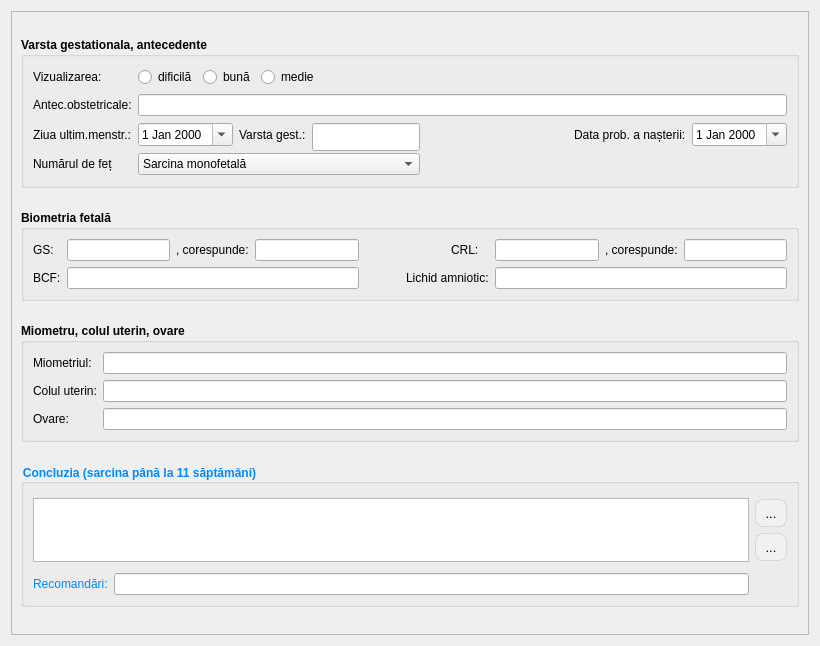
<?xml version="1.0" encoding="UTF-8"?>
<ui version="4.0">
 <class>ReportPageGestation0</class>
 <widget class="QWidget" name="ReportPageGestation0">
  <property name="geometry">
   <rect>
    <x>0</x>
    <y>0</y>
    <width>820</width>
    <height>646</height>
   </rect>
  </property>
  <property name="windowTitle">
   <string>Form</string>
  </property>
  <layout class="QGridLayout" name="gridLayout_33">
   <item row="0" column="0">
    <widget class="QScrollArea" name="scrollArea_gestation0">
     <property name="widgetResizable">
      <bool>true</bool>
     </property>
     <widget class="QWidget" name="scrollAreaWidgetContents_gestation0">
      <property name="geometry">
       <rect>
        <x>0</x>
        <y>0</y>
        <width>800</width>
        <height>626</height>
       </rect>
      </property>
      <layout class="QGridLayout" name="gridLayout_40">
       <item row="2" column="0">
        <widget class="QGroupBox" name="groupBox_23">
         <property name="sizePolicy">
          <sizepolicy hsizetype="Preferred" vsizetype="Fixed">
           <horstretch>0</horstretch>
           <verstretch>0</verstretch>
          </sizepolicy>
         </property>
         <property name="font">
          <font>
           <family>Segoe UI</family>
           <bold>true</bold>
          </font>
         </property>
         <property name="title">
          <string>Miometru, colul uterin, ovare</string>
         </property>
         <layout class="QGridLayout" name="gridLayout_38">
          <item row="2" column="0">
           <widget class="QLabel" name="label_96">
            <property name="font">
             <font>
              <family>Segoe UI</family>
              <bold>false</bold>
             </font>
            </property>
            <property name="text">
             <string>Ovare:</string>
            </property>
           </widget>
          </item>
          <item row="0" column="0">
           <widget class="QLabel" name="label_94">
            <property name="font">
             <font>
              <family>Segoe UI</family>
              <bold>false</bold>
             </font>
            </property>
            <property name="text">
             <string>Miometriul:</string>
            </property>
           </widget>
          </item>
          <item row="1" column="0">
           <widget class="QLabel" name="label_95">
            <property name="font">
             <font>
              <family>Segoe UI</family>
              <bold>false</bold>
             </font>
            </property>
            <property name="text">
             <string>Colul uterin:</string>
            </property>
           </widget>
          </item>
          <item row="1" column="2">
           <widget class="QLineEdit" name="gestation0_cervix">
            <property name="font">
             <font>
              <family>Segoe UI</family>
              <bold>false</bold>
             </font>
            </property>
           </widget>
          </item>
          <item row="0" column="2">
           <widget class="QLineEdit" name="gestation0_miometer">
            <property name="font">
             <font>
              <family>Segoe UI</family>
              <bold>false</bold>
             </font>
            </property>
           </widget>
          </item>
          <item row="2" column="2">
           <widget class="QLineEdit" name="gestation0_ovary">
            <property name="font">
             <font>
              <family>Segoe UI</family>
              <bold>false</bold>
             </font>
            </property>
           </widget>
          </item>
         </layout>
        </widget>
       </item>
       <item row="1" column="0">
        <widget class="QGroupBox" name="groupBox_22">
         <property name="sizePolicy">
          <sizepolicy hsizetype="Expanding" vsizetype="Fixed">
           <horstretch>0</horstretch>
           <verstretch>0</verstretch>
          </sizepolicy>
         </property>
         <property name="font">
          <font>
           <family>Segoe UI</family>
           <bold>true</bold>
          </font>
         </property>
         <property name="title">
          <string>Biometria fetală</string>
         </property>
         <layout class="QGridLayout" name="gridLayout_39">
          <item row="0" column="0">
           <widget class="QLabel" name="label_90">
            <property name="font">
             <font>
              <family>Segoe UI</family>
              <bold>false</bold>
             </font>
            </property>
            <property name="text">
             <string>GS:</string>
            </property>
           </widget>
          </item>
          <item row="0" column="10">
           <widget class="QLineEdit" name="gestation0_CRL_age">
            <property name="font">
             <font>
              <family>Segoe UI</family>
              <bold>false</bold>
             </font>
            </property>
           </widget>
          </item>
          <item row="0" column="2">
           <widget class="QLineEdit" name="gestation0_GS_dimens">
            <property name="font">
             <font>
              <family>Segoe UI</family>
              <bold>false</bold>
             </font>
            </property>
           </widget>
          </item>
          <item row="0" column="3">
           <widget class="QLabel" name="label_91">
            <property name="font">
             <font>
              <family>Segoe UI</family>
              <bold>false</bold>
             </font>
            </property>
            <property name="text">
             <string>, corespunde:</string>
            </property>
           </widget>
          </item>
          <item row="0" column="8">
           <widget class="QLineEdit" name="gestation0_CRL_dimens">
            <property name="font">
             <font>
              <family>Segoe UI</family>
              <bold>false</bold>
             </font>
            </property>
           </widget>
          </item>
          <item row="0" column="7">
           <widget class="QLabel" name="label_92">
            <property name="font">
             <font>
              <family>Segoe UI</family>
              <bold>false</bold>
             </font>
            </property>
            <property name="text">
             <string>CRL:</string>
            </property>
           </widget>
          </item>
          <item row="1" column="6" colspan="2">
           <widget class="QLabel" name="label_89">
            <property name="font">
             <font>
              <family>Segoe UI</family>
              <bold>false</bold>
             </font>
            </property>
            <property name="text">
             <string>Lichid amniotic:</string>
            </property>
           </widget>
          </item>
          <item row="1" column="8" colspan="3">
           <widget class="QLineEdit" name="gestation0_liquid_amniotic">
            <property name="font">
             <font>
              <family>Segoe UI</family>
              <bold>false</bold>
             </font>
            </property>
           </widget>
          </item>
          <item row="0" column="4">
           <widget class="QLineEdit" name="gestation0_GS_age">
            <property name="font">
             <font>
              <family>Segoe UI</family>
              <bold>false</bold>
             </font>
            </property>
           </widget>
          </item>
          <item row="1" column="0">
           <widget class="QLabel" name="label_88">
            <property name="font">
             <font>
              <family>Segoe UI</family>
              <bold>false</bold>
             </font>
            </property>
            <property name="text">
             <string>BCF:</string>
            </property>
           </widget>
          </item>
          <item row="0" column="9">
           <widget class="QLabel" name="label_93">
            <property name="font">
             <font>
              <family>Segoe UI</family>
              <bold>false</bold>
             </font>
            </property>
            <property name="text">
             <string>, corespunde:</string>
            </property>
           </widget>
          </item>
          <item row="1" column="5">
           <spacer name="horizontalSpacer_32">
            <property name="orientation">
             <enum>Qt::Orientation::Horizontal</enum>
            </property>
            <property name="sizeHint" stdset="0">
             <size>
              <width>40</width>
              <height>20</height>
             </size>
            </property>
           </spacer>
          </item>
          <item row="0" column="5" colspan="2">
           <spacer name="horizontalSpacer_18">
            <property name="orientation">
             <enum>Qt::Orientation::Horizontal</enum>
            </property>
            <property name="sizeHint" stdset="0">
             <size>
              <width>66</width>
              <height>20</height>
             </size>
            </property>
           </spacer>
          </item>
          <item row="1" column="2" colspan="3">
           <widget class="QLineEdit" name="gestation0_BCF">
            <property name="font">
             <font>
              <family>Segoe UI</family>
              <bold>false</bold>
             </font>
            </property>
           </widget>
          </item>
         </layout>
        </widget>
       </item>
       <item row="0" column="0">
        <widget class="QGroupBox" name="groupBox_21">
         <property name="sizePolicy">
          <sizepolicy hsizetype="Expanding" vsizetype="Fixed">
           <horstretch>0</horstretch>
           <verstretch>0</verstretch>
          </sizepolicy>
         </property>
         <property name="font">
          <font>
           <family>Segoe UI</family>
           <bold>true</bold>
          </font>
         </property>
         <property name="title">
          <string>Varsta gestationala, antecedente</string>
         </property>
         <layout class="QGridLayout" name="gridLayout_36">
          <item row="3" column="10">
           <widget class="QDateEdit" name="gestation0_probableDateBirth">
            <property name="font">
             <font>
              <family>Segoe UI</family>
              <bold>false</bold>
             </font>
            </property>
            <property name="calendarPopup">
             <bool>true</bool>
            </property>
           </widget>
          </item>
          <item row="3" column="0">
           <widget class="QLabel" name="label_173">
            <property name="font">
             <font>
              <family>Segoe UI</family>
              <bold>false</bold>
             </font>
            </property>
            <property name="text">
             <string>Ziua ultim.menstr.:</string>
            </property>
           </widget>
          </item>
          <item row="3" column="5" colspan="3">
           <widget class="QLineEdit" name="gestation0_gestation">
            <property name="sizePolicy">
             <sizepolicy hsizetype="Expanding" vsizetype="Ignored">
              <horstretch>0</horstretch>
              <verstretch>0</verstretch>
             </sizepolicy>
            </property>
            <property name="minimumSize">
             <size>
              <width>0</width>
              <height>28</height>
             </size>
            </property>
            <property name="font">
             <font>
              <family>Segoe UI</family>
              <bold>false</bold>
             </font>
            </property>
           </widget>
          </item>
          <item row="1" column="0">
           <widget class="QLabel" name="label_86">
            <property name="font">
             <font>
              <family>Segoe UI</family>
              <bold>false</bold>
             </font>
            </property>
            <property name="text">
             <string>Antec.obstetricale:</string>
            </property>
           </widget>
          </item>
          <item row="3" column="4">
           <widget class="QLabel" name="label_87">
            <property name="sizePolicy">
             <sizepolicy hsizetype="Preferred" vsizetype="Preferred">
              <horstretch>0</horstretch>
              <verstretch>0</verstretch>
             </sizepolicy>
            </property>
            <property name="font">
             <font>
              <family>Segoe UI</family>
              <bold>false</bold>
             </font>
            </property>
            <property name="text">
             <string>Varsta gest.:</string>
            </property>
           </widget>
          </item>
          <item row="0" column="0">
           <widget class="QLabel" name="label_97">
            <property name="font">
             <font>
              <family>Segoe UI</family>
              <bold>false</bold>
             </font>
            </property>
            <property name="text">
             <string>Vizualizarea:</string>
            </property>
           </widget>
          </item>
          <item row="3" column="9">
           <widget class="QLabel" name="label_164">
            <property name="font">
             <font>
              <family>Segoe UI</family>
              <bold>false</bold>
             </font>
            </property>
            <property name="text">
             <string>Data prob. a nașterii:</string>
            </property>
           </widget>
          </item>
          <item row="3" column="3">
           <widget class="QDateEdit" name="gestation0_LMP">
            <property name="font">
             <font>
              <family>Segoe UI</family>
              <bold>false</bold>
             </font>
            </property>
            <property name="calendarPopup">
             <bool>true</bool>
            </property>
           </widget>
          </item>
          <item row="3" column="8">
           <spacer name="horizontalSpacer_14">
            <property name="orientation">
             <enum>Qt::Orientation::Horizontal</enum>
            </property>
            <property name="sizeHint" stdset="0">
             <size>
              <width>40</width>
              <height>20</height>
             </size>
            </property>
           </spacer>
          </item>
          <item row="4" column="0">
           <widget class="QLabel" name="label">
            <property name="font">
             <font>
              <family>Segoe UI</family>
              <bold>false</bold>
             </font>
            </property>
            <property name="text">
             <string>Numărul de feț</string>
            </property>
           </widget>
          </item>
          <item row="1" column="3" colspan="8">
           <widget class="QLineEdit" name="gestation0_antecedent">
            <property name="minimumSize">
             <size>
              <width>0</width>
              <height>0</height>
             </size>
            </property>
            <property name="font">
             <font>
              <family>Segoe UI</family>
              <bold>false</bold>
             </font>
            </property>
           </widget>
          </item>
          <item row="0" column="3" colspan="8">
           <layout class="QHBoxLayout" name="horizontalLayout">
            <item>
             <widget class="QRadioButton" name="gestation0_view_difficult">
              <property name="minimumSize">
               <size>
                <width>0</width>
                <height>0</height>
               </size>
              </property>
              <property name="font">
               <font>
                <family>Segoe UI</family>
                <bold>false</bold>
               </font>
              </property>
              <property name="text">
               <string>dificilă</string>
              </property>
             </widget>
            </item>
            <item>
             <widget class="QRadioButton" name="gestation0_view_good">
              <property name="minimumSize">
               <size>
                <width>0</width>
                <height>0</height>
               </size>
              </property>
              <property name="font">
               <font>
                <family>Segoe UI</family>
                <bold>false</bold>
               </font>
              </property>
              <property name="text">
               <string>bună</string>
              </property>
             </widget>
            </item>
            <item>
             <widget class="QRadioButton" name="gestation0_view_medium">
              <property name="minimumSize">
               <size>
                <width>0</width>
                <height>0</height>
               </size>
              </property>
              <property name="font">
               <font>
                <family>Segoe UI</family>
                <bold>false</bold>
               </font>
              </property>
              <property name="text">
               <string>medie</string>
              </property>
             </widget>
            </item>
            <item>
             <spacer name="horizontalSpacer">
              <property name="orientation">
               <enum>Qt::Orientation::Horizontal</enum>
              </property>
              <property name="sizeHint" stdset="0">
               <size>
                <width>40</width>
                <height>20</height>
               </size>
              </property>
             </spacer>
            </item>
           </layout>
          </item>
          <item row="4" column="3" colspan="5">
           <widget class="QComboBox" name="comboMultiplePregnancy">
            <property name="sizePolicy">
             <sizepolicy hsizetype="Expanding" vsizetype="Fixed">
              <horstretch>0</horstretch>
              <verstretch>0</verstretch>
             </sizepolicy>
            </property>
            <property name="font">
             <font>
              <family>Segoe UI</family>
              <bold>false</bold>
             </font>
            </property>
            <item>
             <property name="text">
              <string>Sarcina monofetală</string>
             </property>
            </item>
            <item>
             <property name="text">
              <string>Sarcina gemelară</string>
             </property>
            </item>
            <item>
             <property name="text">
              <string>Sarcina trifetală</string>
             </property>
            </item>
            <item>
             <property name="text">
              <string>Sarcina tetrafetală</string>
             </property>
            </item>
           </widget>
          </item>
         </layout>
        </widget>
       </item>
       <item row="3" column="0">
        <widget class="QGroupBox" name="groupBox_24">
         <property name="sizePolicy">
          <sizepolicy hsizetype="Preferred" vsizetype="Fixed">
           <horstretch>0</horstretch>
           <verstretch>0</verstretch>
          </sizepolicy>
         </property>
         <property name="font">
          <font>
           <family>Cantarell</family>
           <bold>true</bold>
          </font>
         </property>
         <property name="styleSheet">
          <string notr="true">color: rgb(0, 137, 255);</string>
         </property>
         <property name="title">
          <string>Concluzia (sarcina până la 11 săptămâni)</string>
         </property>
         <layout class="QGridLayout" name="gridLayout_37">
          <item row="4" column="2">
           <spacer name="verticalSpacer_12">
            <property name="orientation">
             <enum>Qt::Orientation::Vertical</enum>
            </property>
            <property name="sizeHint" stdset="0">
             <size>
              <width>20</width>
              <height>21</height>
             </size>
            </property>
           </spacer>
          </item>
          <item row="0" column="0" rowspan="4" colspan="2">
           <widget class="QPlainTextEdit" name="gestation0_concluzion">
            <property name="sizePolicy">
             <sizepolicy hsizetype="Expanding" vsizetype="Fixed">
              <horstretch>0</horstretch>
              <verstretch>0</verstretch>
             </sizepolicy>
            </property>
            <property name="maximumSize">
             <size>
              <width>16777215</width>
              <height>64</height>
             </size>
            </property>
           </widget>
          </item>
          <item row="4" column="1">
           <widget class="LineEditCustom" name="gestation0_recommendation"/>
          </item>
          <item row="4" column="0">
           <widget class="QLabel" name="label_98">
            <property name="text">
             <string>Recomandări:</string>
            </property>
           </widget>
          </item>
          <item row="1" column="2">
           <widget class="QToolButton" name="btn_template_gestation0">
            <property name="styleSheet">
             <string notr="true">QToolButton
{
border: 1px solid rgba(0, 0, 0, 0.1);
border-radius: 8px;
background-color: #f1f1f1;
color: #000000;
font-size: 13px;
padding: 4px 4px;
}
QToolButton:hover
{
background-color: #e0e0e0;
}
QToolButton:pressed
{
background-color: #d0d0d0;
}</string>
            </property>
            <property name="text">
             <string>...</string>
            </property>
            <property name="icon">
             <iconset resource="../../resources/resource.qrc">
              <normaloff>:/img/actions/select.png</normaloff>:/img/actions/select.png</iconset>
            </property>
           </widget>
          </item>
          <item row="2" column="2">
           <widget class="QToolButton" name="btn_add_template_gestation0">
            <property name="styleSheet">
             <string notr="true">QToolButton
{
border: 1px solid rgba(0, 0, 0, 0.1);
border-radius: 8px;
background-color: #f1f1f1;
color: #000000;
font-size: 13px;
padding: 4px 4px;
}
QToolButton:hover
{
background-color: #e0e0e0;
}
QToolButton:pressed
{
background-color: #d0d0d0;
}</string>
            </property>
            <property name="text">
             <string>...</string>
            </property>
            <property name="icon">
             <iconset resource="../../resources/resource.qrc">
              <normaloff>:/img/toolBar/add.png</normaloff>:/img/toolBar/add.png</iconset>
            </property>
           </widget>
          </item>
         </layout>
        </widget>
       </item>
      </layout>
     </widget>
    </widget>
   </item>
  </layout>
 </widget>
 <customwidgets>
  <customwidget>
   <class>LineEditCustom</class>
   <extends>QLineEdit</extends>
   <header>ui/widgets/lineeditcustom.h</header>
  </customwidget>
 </customwidgets>
 <tabstops>
  <tabstop>gestation0_antecedent</tabstop>
  <tabstop>gestation0_LMP</tabstop>
  <tabstop>gestation0_gestation</tabstop>
  <tabstop>gestation0_probableDateBirth</tabstop>
  <tabstop>comboMultiplePregnancy</tabstop>
  <tabstop>gestation0_GS_dimens</tabstop>
  <tabstop>gestation0_GS_age</tabstop>
  <tabstop>gestation0_CRL_dimens</tabstop>
  <tabstop>gestation0_CRL_age</tabstop>
  <tabstop>gestation0_BCF</tabstop>
  <tabstop>gestation0_liquid_amniotic</tabstop>
  <tabstop>gestation0_miometer</tabstop>
  <tabstop>gestation0_cervix</tabstop>
  <tabstop>gestation0_ovary</tabstop>
  <tabstop>gestation0_concluzion</tabstop>
  <tabstop>gestation0_recommendation</tabstop>
  <tabstop>gestation0_view_difficult</tabstop>
  <tabstop>gestation0_view_good</tabstop>
  <tabstop>gestation0_view_medium</tabstop>
  <tabstop>btn_template_gestation0</tabstop>
  <tabstop>btn_add_template_gestation0</tabstop>
  <tabstop>scrollArea_gestation0</tabstop>
 </tabstops>
 <resources>
  <include location="../../resources/resource.qrc"/>
 </resources>
 <connections/>
</ui>
